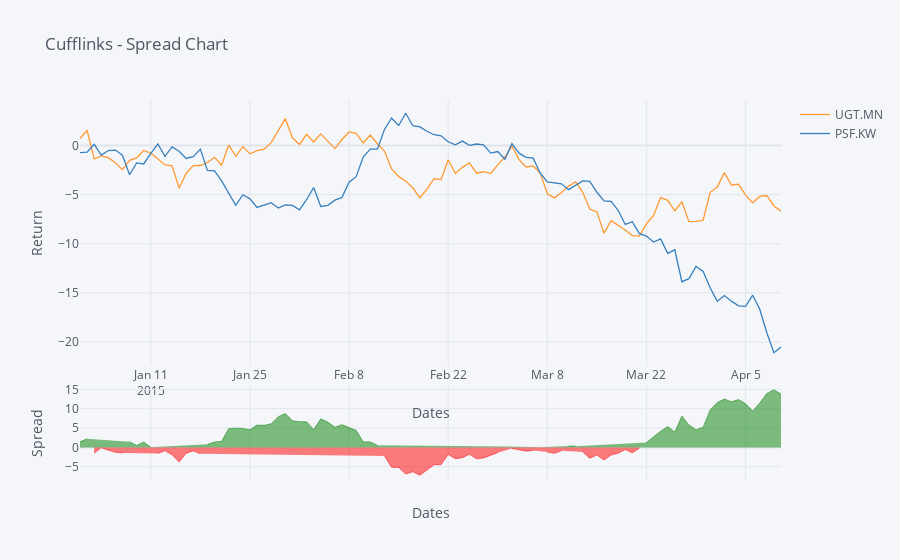

Write notebook code for a chart like this one.
### Markdown cell above
## Spread Chart

### Code cell
cf.datagen.lines(2).iplot(kind='spread',xTitle='Dates',yTitle='Return',title='Cufflinks - Spread Chart')
